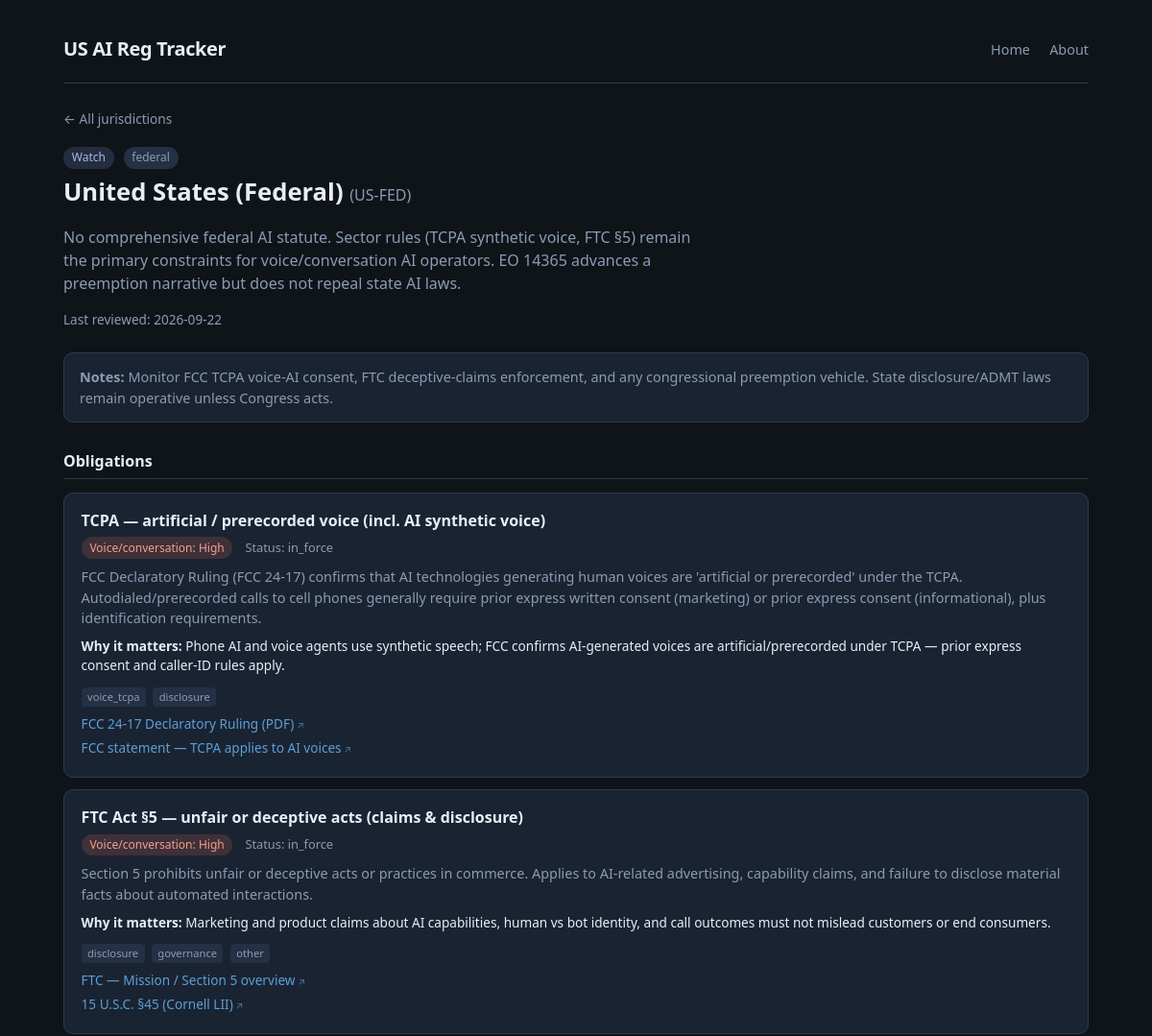
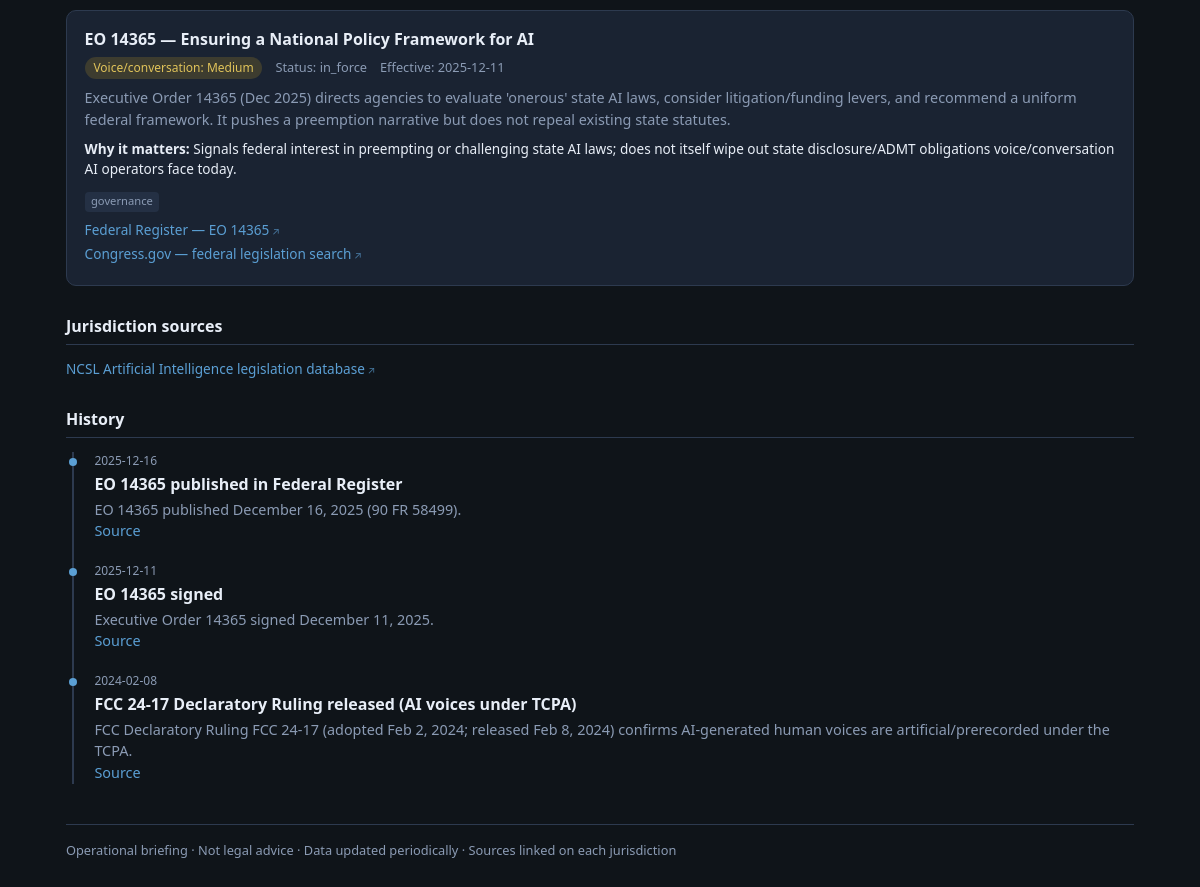
Screenshot of /j/US-FED with the database file from the repository (2 pictures, top to bottom).
### tables this page shows
CREATE TABLE jurisdictions (
    id INTEGER PRIMARY KEY AUTOINCREMENT,
    code TEXT NOT NULL UNIQUE,
    name TEXT NOT NULL,
    kind TEXT NOT NULL CHECK (kind IN ('federal', 'state', 'local')),
    status_color TEXT NOT NULL DEFAULT 'quiet',
    status_label TEXT NOT NULL DEFAULT 'quiet',
    summary TEXT NOT NULL DEFAULT '',
    last_reviewed TEXT,
    notes TEXT DEFAULT ''
);

CREATE TABLE obligations (
    id INTEGER PRIMARY KEY AUTOINCREMENT,
    jurisdiction_id INTEGER NOT NULL REFERENCES jurisdictions(id) ON DELETE CASCADE,
    title TEXT NOT NULL,
    status TEXT NOT NULL DEFAULT 'proposed',
    effective_date TEXT,
    themes TEXT NOT NULL DEFAULT '[]',
    voice_cs_relevance TEXT NOT NULL DEFAULT 'none',
    voice_cs_why TEXT DEFAULT '',
    summary TEXT NOT NULL DEFAULT ''
);

CREATE TABLE sources (
    id INTEGER PRIMARY KEY AUTOINCREMENT,
    jurisdiction_id INTEGER REFERENCES jurisdictions(id) ON DELETE CASCADE,
    obligation_id INTEGER REFERENCES obligations(id) ON DELETE CASCADE,
    label TEXT NOT NULL,
    url TEXT NOT NULL,
    CHECK (jurisdiction_id IS NOT NULL OR obligation_id IS NOT NULL)
);

CREATE TABLE history_events (
    id INTEGER PRIMARY KEY AUTOINCREMENT,
    jurisdiction_id INTEGER NOT NULL REFERENCES jurisdictions(id) ON DELETE CASCADE,
    event_date TEXT NOT NULL,
    title TEXT NOT NULL,
    detail TEXT DEFAULT '',
    source_url TEXT,
    event_kind TEXT NOT NULL DEFAULT 'milestone',
    created_at TEXT NOT NULL DEFAULT (datetime('now'))
);

### app/main.py (the view)
@app.get("/j/{code}", response_class=HTMLResponse)
def jurisdiction_page(request: Request, code: str):
    detail = db.jurisdiction_detail(code)
    if not detail:
        raise HTTPException(status_code=404, detail=f"Jurisdiction {code} not found")
    j = _enrich_jurisdiction(detail["jurisdiction"])
    obligations = []
    for obl in detail["obligations"]:
        o = dict(obl)
        rel = o.get("voice_cs_relevance") or "none"
        o["rel_display"] = RELEVANCE_META.get(rel, RELEVANCE_META["none"])["label"]
        o["rel_css"] = RELEVANCE_META.get(rel, RELEVANCE_META["none"])["css"]
        obligations.append(o)
    return templates.TemplateResponse(
        "jurisdiction.html",
        {
            "request": request,
            "j": j,
            "obligations": obligations,
            "sources": detail["sources"],
            "history": detail["history"],
            "status_meta": STATUS_META,
        },
    )

### app/templates/jurisdiction.html (shortened to what this page needs)
{% extends "base.html" %}
{% block content %}
<a class="back" href="/">← All jurisdictions</a>
<div class="j-header">
  <span class="pill {{ j.status_css }}">{{ j.status_display }}</span>
  <span class="pill" style="margin-left:0.35rem;">{{ j.kind }}</span>
  <h1>{{ j.name }} <span style="color:var(--muted); font-weight:400; font-size:1rem;">({{ j.code }})</span></h1>
  <p class="summary">{{ j.summary }}</p>
  <p class="meta-line" style="margin-top:0.75rem;">Last reviewed: {{ j.last_reviewed or '—' }}</p>
</div>
{% if j.notes %}
<div class="notes"><strong>Notes:</strong> {{ j.notes }}</div>
{% endif %}
<h3 class="block-title">Obligations</h3>
{% if obligations %}
  {% for o in obligations %}
  <div class="obl">
    <h4>{{ o.title }}</h4>
    <div class="meta">
      <span class="pill {{ o.rel_css }}">Voice/conversation: {{ o.rel_display }}</span>
      <span>Status: {{ o.status }}</span>
      {% if o.effective_date %}<span>Effective: {{ o.effective_date }}</span>{% endif %}
    </div>
    <p>{{ o.summary }}</p>
    {% if o.voice_cs_why %}
    <p class="why"><strong>Why it matters:</strong> {{ o.voice_cs_why }}</p>
    {% endif %}
    {% if o.themes %}
    <div class="themes">
      {% for t in o.themes %}
      <span class="theme-tag">{{ t }}</span>
      {% endfor %}
    </div>
    {% endif %}
    {% if o.sources %}
    <ul class="sources">
      {% for s in o.sources %}
      <li><a href="{{ s.url }}" target="_blank" rel="noopener noreferrer">{{ s.label }}</a></li>
      {% endfor %}
    </ul>
    {% endif %}
  </div>
  {% endfor %}
{% else %}
<p class="empty">No specific obligations tracked yet for this jurisdiction.</p>
{% endif %}
{% if sources %}
<h3 class="block-title">Jurisdiction sources</h3>
<ul class="sources">
  {% for s in sources %}
  {% if not s.obligation_id %}
  <li><a href="{{ s.url }}" target="_blank" rel="noopener noreferrer">{{ s.label }}</a></li>
  {% endif %}
  {% endfor %}
</ul>
{% endif %}
<h3 class="block-title">History</h3>
{% if history %}
<ul class="timeline">
  {% for h in history %}
  <li>
    <div class="date">{{ h.event_date }}</div>
    <div class="title">{{ h.title }}</div>
    {% if h.detail %}<div class="detail">{{ h.detail }}</div>{% endif %}
    {% if h.source_url %}
    <div class="detail"><a href="{{ h.source_url }}" target="_blank" rel="noopener noreferrer">Source</a></div>
    {% endif %}
  </li>
  {% endfor %}
</ul>
{% else %}
<p class="empty">No history events yet.</p>
{% endif %}
{% endblock %}

### app/templates/base.html (shortened to what this page needs)
<!DOCTYPE html>
<html lang="en">
<head>
  <link rel="stylesheet" href="/static/style.css">
</head>
<body>
  <div class="wrap">
    <header class="app-header">
      <h1><a href="/">US AI Reg Tracker</a></h1>
      <nav>
        <a href="/" class="{% if request.url.path == '/' %}active{% endif %}">Home</a>
        <a href="/about" class="{% if request.url.path == '/about' %}active{% endif %}">About</a>
      </nav>
    </header>
    {% block content %}{% endblock %}
    <footer class="app-footer">
      Operational briefing · Not legal advice · Data updated periodically · Sources linked on each jurisdiction
    </footer>
  </div>
</body>
</html>

### app/static/style.css (style rules this page uses)
:root { --bg: #0f1419; --surface: #1a2332; --surface2: #243044; --border: #2d3a4f; --text: #e8eef7; --muted: #8b9bb4; --accent: #5b9fd4; --accent-soft: rgba(91, 159, 212, 0.15); --in-force: #3d9a6a; --pending: #c9a227; --hot: #d4654a; --quiet: #5a6a7e; --watch: #7b8fd4; --rel-high: #d4654a; --rel-medium: #c9a227; --rel-low: #5b9fd4; --rel-none: #5a6a7e; --radius: 10px; --font: "Segoe UI", system-ui, -apple-system, sans-serif; }
* { box-sizing: border-box; }
body { margin: 0; font-family: var(--font); background: var(--bg); color: var(--text); line-height: 1.5; min-height: 100vh; }
a { color: var(--accent); text-decoration: none; }
.wrap { max-width: 1100px; margin: 0 auto; padding: 1.25rem 1rem 3rem; }
header.app-header { display: flex; flex-wrap: wrap; align-items: center; justify-content: space-between; gap: 0.75rem; padding: 1rem 0 1.25rem; border-bottom: 1px solid var(--border); margin-bottom: 1.5rem; }
header.app-header h1 { margin: 0; font-size: 1.25rem; font-weight: 600; letter-spacing: -0.02em; }
header.app-header h1 a { color: var(--text); text-decoration: none; }
nav a { color: var(--muted); margin-left: 1rem; font-size: 0.9rem; }
.meta-line { color: var(--muted); font-size: 0.85rem; margin-bottom: 1.25rem; }
.pill { display: inline-block; padding: 0.15rem 0.55rem; border-radius: 999px; font-size: 0.75rem; font-weight: 500; background: var(--surface2); color: var(--muted); }
.pill.status-watch { background: rgba(123,143,212,0.2); color: #a8b8e8; }
.pill.rel-high { background: rgba(212,101,74,0.2); color: #f0a090; }
.pill.rel-medium { background: rgba(201,162,39,0.2); color: #e0c35a; }
.back { font-size: 0.85rem; color: var(--muted); margin-bottom: 1rem; display: inline-block; }
.j-header { margin-bottom: 1.5rem; }
.j-header h1 { margin: 0.3rem 0 0.5rem; font-size: 1.6rem; }
.j-header .summary { color: var(--muted); max-width: 42rem; }
.notes { background: var(--surface); border: 1px solid var(--border); border-radius: var(--radius); padding: 0.85rem 1rem; margin: 1rem 0 1.5rem; font-size: 0.9rem; color: var(--muted); }
h3.block-title { font-size: 1rem; margin: 1.75rem 0 0.85rem; padding-bottom: 0.4rem; border-bottom: 1px solid var(--border); }
.obl { background: var(--surface); border: 1px solid var(--border); border-radius: var(--radius); padding: 1rem 1.1rem; margin-bottom: 0.75rem; }
.obl h4 { margin: 0 0 0.35rem; font-size: 1rem; }
.obl .meta { font-size: 0.8rem; color: var(--muted); margin-bottom: 0.5rem; }
.obl .meta span { margin-right: 0.6rem; }
.obl p { margin: 0.35rem 0; font-size: 0.9rem; color: var(--muted); }
.obl .why { font-size: 0.85rem; color: var(--text); margin-top: 0.5rem; }
.themes { margin-top: 0.5rem; }
.theme-tag { display: inline-block; font-size: 0.7rem; padding: 0.1rem 0.4rem; margin: 0.15rem 0.2rem 0 0; border-radius: 4px; background: var(--surface2); color: var(--muted); }
.sources { list-style: none; padding: 0; margin: 0.5rem 0 0; }
.sources li { margin: 0.25rem 0; font-size: 0.85rem; }
.sources a::after { content: " ↗"; font-size: 0.75em; opacity: 0.7; }
.timeline { list-style: none; padding: 0; margin: 0; }
.timeline li { position: relative; padding: 0 0 1.25rem 1.25rem; border-left: 2px solid var(--border); margin-left: 0.4rem; }
.timeline li::before { content: ""; position: absolute; left: -5px; top: 0.35rem; width: 8px; height: 8px; border-radius: 50%; background: var(--accent); }
.timeline li:last-child { padding-bottom: 0; }
.timeline .date { font-size: 0.75rem; color: var(--muted); }
.timeline .title { font-weight: 600; margin: 0.15rem 0; }
.timeline .detail { font-size: 0.9rem; color: var(--muted); }
footer.app-footer { margin-top: 2.5rem; padding-top: 1rem; border-top: 1px solid var(--border); font-size: 0.8rem; color: var(--muted); }

### rows the page displays
jurisdictions: kind "federal", name "United States (Federal)", code "US-FED", summary "No comprehensive federal AI statute. Sector rules (TCPA synthetic voice, FTC §5) remain the primary constraints for voice/conversation AI operators. EO 14365 advances a preemption narrative but does not repeal state AI laws.", last_reviewed "2026-09-22", notes "Monitor FCC TCPA voice-AI consent, FTC deceptive-claims enforcement, and any congressional preemption vehicle. State disclosure/ADMT laws remain operative unless Congress acts."
obligations: title "TCPA — artificial / prerecorded voice (incl. AI synthetic voice)", rel_display "High", status "in_force", summary "FCC Declaratory Ruling (FCC 24-17) confirms that AI technologies generating human voices are 'artificial or prerecorded' under the TCPA. Autodialed/prerecorded calls to cell phones generally require prior express written consent (marketing) or prior express consent (informational), plus identification requirements.", voice_cs_why "Phone AI and voice agents use synthetic speech; FCC confirms AI-generated voices are artificial/prerecorded under TCPA — prior express consent and caller-ID rules apply.", themes "voice_tcpa" "disclosure"
sources: label "FCC 24-17 Declaratory Ruling (PDF)"
sources: label "FCC statement — TCPA applies to AI voices"
obligations: title "FTC Act §5 — unfair or deceptive acts (claims & disclosure)", rel_display "High", status "in_force", summary "Section 5 prohibits unfair or deceptive acts or practices in commerce. Applies to AI-related advertising, capability claims, and failure to disclose material facts about automated interactions.", voice_cs_why "Marketing and product claims about AI capabilities, human vs bot identity, and call outcomes must not mislead customers or end consumers.", themes "disclosure" "governance" "other"
sources: label "FTC — Mission / Section 5 overview"
sources: label "15 U.S.C. §45 (Cornell LII)"
obligations: title "EO 14365 — Ensuring a National Policy Framework for AI", rel_display "Medium", status "in_force", effective_date "2025-12-11", summary "Executive Order 14365 (Dec 2025) directs agencies to evaluate 'onerous' state AI laws, consider litigation/funding levers, and recommend a uniform federal framework. It pushes a preemption narrative but does not repeal existing state statutes.", voice_cs_why "Signals federal interest in preempting or challenging state AI laws; does not itself wipe out state disclosure/ADMT obligations voice/conversation AI operators face today.", themes "governance"
sources: label "Federal Register — EO 14365"
sources: label "Congress.gov — federal legislation search"
sources: label "NCSL Artificial Intelligence legislation database"
history_events: event_date "2025-12-16", title "EO 14365 published in Federal Register", detail "EO 14365 published December 16, 2025 (90 FR 58499)."
history_events: event_date "2025-12-11", title "EO 14365 signed", detail "Executive Order 14365 signed December 11, 2025."
history_events: event_date "2024-02-08", title "FCC 24-17 Declaratory Ruling released (AI voices under TCPA)", detail "FCC Declaratory Ruling FCC 24-17 (adopted Feb 2, 2024; released Feb 8, 2024) confirms AI-generated human voices are artificial/prerecorded under the TCPA."

### other values shown
{{ j.status_display }} "Watch"
